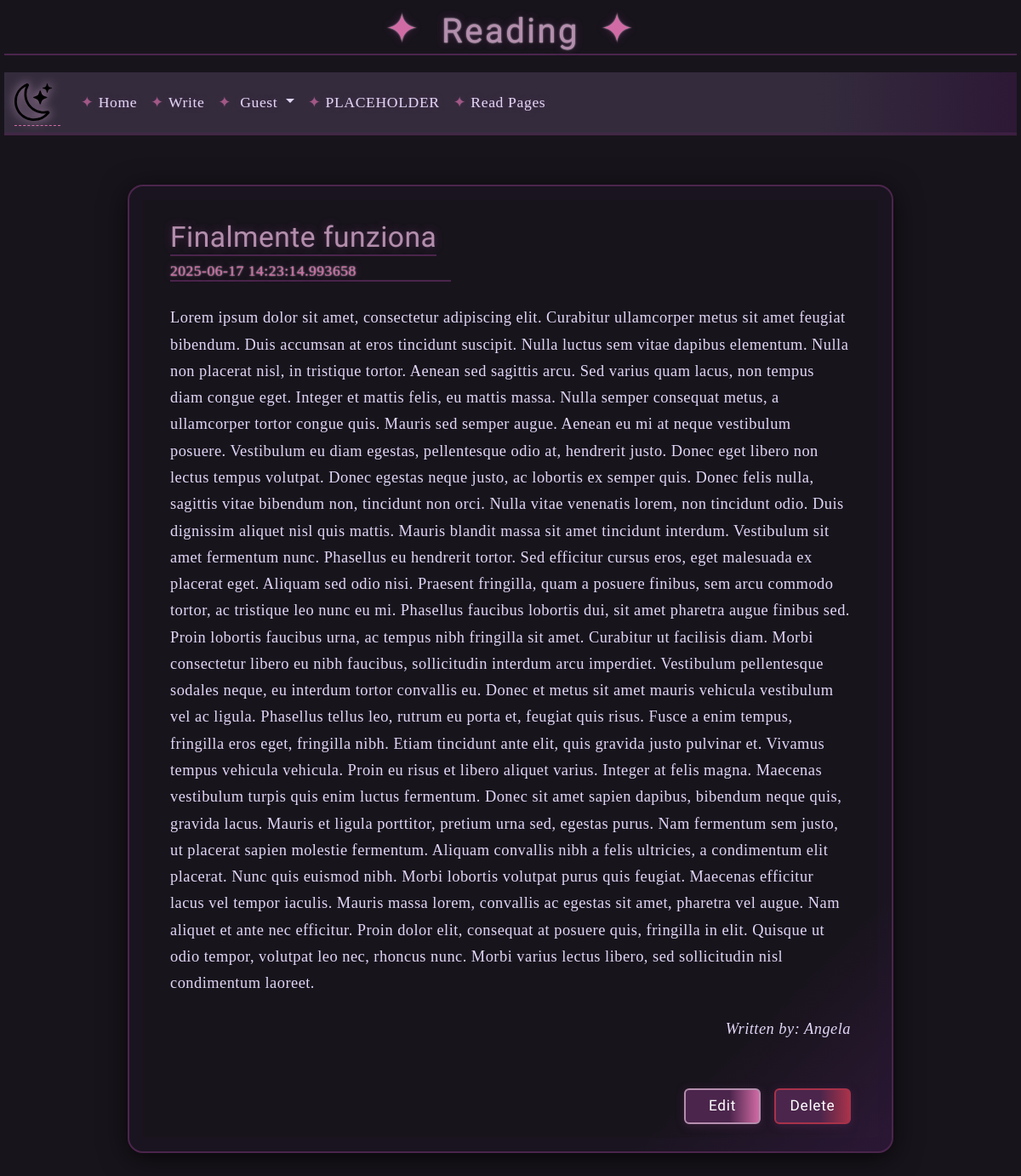
The page /read/4 on the database its author committed.
### app/models.py (models this page shows)
class Page(db.Model):
  metadata_obj
  id = db.Column(db.Integer, primary_key = True)
  title = db.Column(db.String(200), nullable = False)
  author_id = db.Column(db.Integer, db.ForeignKey('user.id'), nullable = False)
  text = db.Column(db.Text, nullable = False)
  date = db.Column(db.DateTime, default=datetime.now())

class User(db.Model):
  metadata_obj
  id = db.Column(db.Integer, primary_key = True)
  name = db.Column(db.String(100), nullable = False)
  email = db.Column(db.String(100), unique = True, nullable = False)
  password = db.Column(db.String(16), nullable = False)
  pages = db.relationship('Page', backref = 'author', lazy = True)

### app/routes.py (the view)
@app.route('/read/<int:id>')
def read_id(id):
  page = Page.query.get_or_404(id)
  author_name = page.author.name
  return render_template('read-id.html', page=page, author_name = author_name, title='Reading')

### app/templates/read-id.html (shortened to what this page needs)
{% extends('base.html') %}
{% block content %}
  <div class="grimoire-page-box">
    <div class="grimoire-header">
      <div>
        <h2>{{ page.title }}</h2>
        <h3>{{ page.date }}</h3>
      </div>
    </div>
    <article>
      <p>
        {{ page.text }}
      </p>
      <p class="grimoire-author">
        Written by: {{ author_name }}
      </p>
    </article>
    <div class="grimoire-actions">
      <a href="{{ url_for('page_edit', id=page.id) }}" class="btn btn-primary">Edit</a>
      <a href="{{ url_for('delete', id=page.id) }}" class="btn btn-danger">Delete</a>
    </div>
  </div>
{% endblock %}

### app/static/styles/style.css (style rules this page uses)
body { background: #18141c; color: #e0d6f6; font-family: 'Cormorant Garamond', serif; letter-spacing: 0.03em; }
h1, h2, h3 { font-family: 'UnifrakturCook', 'Cinzel Decorative', serif; color: #b48ead; text-shadow: 0 0 8px #4b254c, 0 0 2px #fff; border-bottom: 2px double #4b254c; margin-bottom: 0.5em; }
a { color: #d16ba5; text-decoration: none; border-bottom: 1px dashed #d16ba5; transition: color 0.2s; }
.btn-primary { background: linear-gradient(90deg, #4b254c 60%, #d16ba5 100%); border: 2px double #b48ead; color: #fff; font-family: 'Cinzel Decorative', serif; font-size: 1.1em; letter-spacing: 0.04em; box-shadow: 0 2px 10px #4b254c99; transition: background-color 0.2s, box-shadow 0.2s; }
.grimoire-page-box { background: linear-gradient(135deg, #18141c 85%, #2d1836 100%); border: 2.5px double #4b254c; border-radius: 18px; box-shadow: 0 6px 32px #000b, 0 0 0 16px #24183633 inset; color: #e0d6f6; font-family: 'Cormorant Garamond', serif; padding: 2.5em 3em 2em 3em; margin: 3em auto 2em auto; max-width: 900px; min-height: 450px; position: relative; display: flex; flex-direction: column; }
.grimoire-header { display: flex; align-items: flex-start; margin-bottom: 1.5em; }
.grimoire-header h2 { color: #b48ead; font-family: 'UnifrakturCook', 'Cinzel Decorative', serif; font-size: 2.1em; text-shadow: 0 0 10px #4b254c, 0 0 2px #fff2; margin-bottom: 0.2em; margin-right: 0.5em; text-align: left; }
.grimoire-header h3 { color: #d16ba5; font-family: 'Cormorant Garamond', serif; font-size: 1.1em; margin-bottom: 0.2em; text-align: left; }
.grimoire-page-box article { flex: 1 1 auto; }
.grimoire-page-box article p { color: #e0d6f6; font-size: 1.15em; margin-bottom: 1.2em; line-height: 1.7; }
.grimoire-author { color: #b48ead; font-style: italic; text-align: right; font-size: 1em; }
.grimoire-actions { display: flex; justify-content: flex-end; gap: 1em; margin-top: 2em; }
.btn-primary, .btn-danger { font-family: 'UnifrakturCook', 'Cinzel Decorative', serif; font-size: 1.08em; letter-spacing: 0.04em; border: 2px double #b48ead; box-shadow: 0 2px 10px #4b254c99; transition: background-color 0.2s, box-shadow 0.2s; min-width: 90px; }
.btn-primary { background: linear-gradient(90deg, #4b254c 60%, #d16ba5 100%); color: #fff; }
.btn-danger { background: linear-gradient(90deg, #4b254c 60%, #a8324a 100%); color: #fff; border-color: #a8324a; }

### rows shown on the page
Page: title "Finalmente funziona", date "2025-06-17 14:23:14.993658", text "Lorem ipsum dolor sit amet, consectetur adipiscing elit. Curabitur ullamcorper metus sit amet feugiat bibendum. Duis accumsan at eros tincidunt suscipit. Nulla luctus sem vitae dapibus elementum. Nulla non placerat nisl, in tristique tortor. Aenean sed sagittis arcu. Sed varius quam lacus, non tempus diam congue eget. Integer et mattis felis, eu mattis massa. Nulla semper consequat metus, a ullamcorper tortor congue quis. Mauris sed semper augue. Aenean eu mi at neque vestibulum posuere. Vestibulum eu diam egestas, pellentesque odio at, hendrerit justo. Donec eget libero non lectus tempus volutpat. Donec egestas neque justo, ac lobortis ex semper quis. Donec felis nulla, sagittis vitae…"
User: name "Angela"

### other values the page prints
{{ title }} "Reading"
